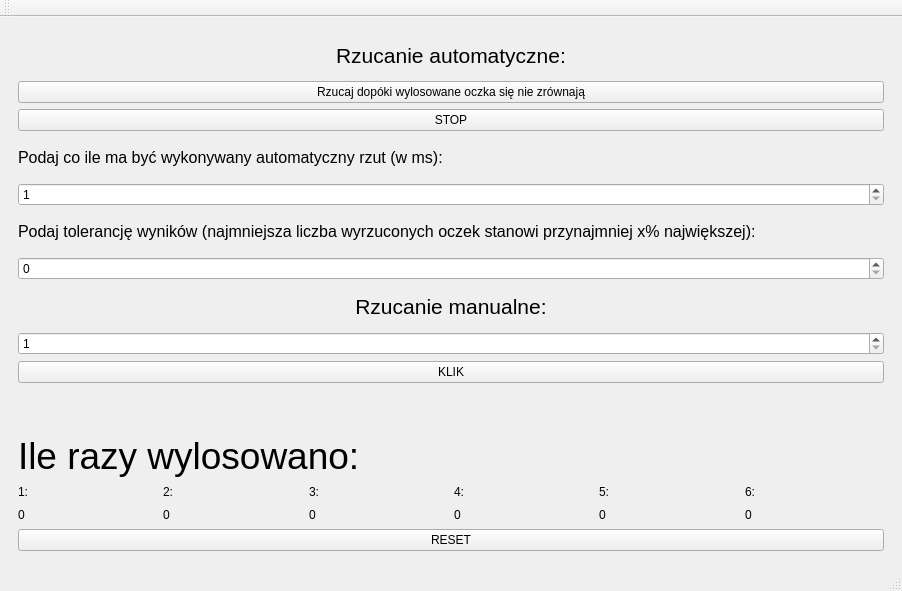
<?xml version="1.0" encoding="UTF-8"?>
<ui version="4.0">
 <class>testqtAppClass</class>
 <widget class="QMainWindow" name="testqtAppClass">
  <property name="geometry">
   <rect>
    <x>0</x>
    <y>0</y>
    <width>902</width>
    <height>591</height>
   </rect>
  </property>
  <property name="windowTitle">
   <string>testqtApp</string>
  </property>
  <widget class="QWidget" name="centralWidget">
   <layout class="QVBoxLayout" name="mainVerticalLayout">
    <property name="spacing">
     <number>6</number>
    </property>
    <property name="leftMargin">
     <number>18</number>
    </property>
    <property name="topMargin">
     <number>18</number>
    </property>
    <property name="rightMargin">
     <number>18</number>
    </property>
    <property name="bottomMargin">
     <number>18</number>
    </property>
    <item>
     <widget class="QLabel" name="label_9">
      <property name="font">
       <font>
        <pointsize>16</pointsize>
       </font>
      </property>
      <property name="text">
       <string>Rzucanie automatyczne:</string>
      </property>
      <property name="alignment">
       <set>Qt::AlignmentFlag::AlignCenter</set>
      </property>
     </widget>
    </item>
    <item>
     <widget class="QPushButton" name="generateUntilBalancedButton">
      <property name="text">
       <string>Rzucaj dopóki wylosowane oczka się nie zrównają</string>
      </property>
     </widget>
    </item>
    <item>
     <widget class="QPushButton" name="stopButton">
      <property name="text">
       <string>STOP</string>
      </property>
     </widget>
    </item>
    <item>
     <widget class="QLabel" name="label_8">
      <property name="font">
       <font>
        <pointsize>12</pointsize>
       </font>
      </property>
      <property name="text">
       <string>Podaj co ile ma być wykonywany automatyczny rzut (w ms):</string>
      </property>
     </widget>
    </item>
    <item>
     <widget class="QSpinBox" name="msBox">
      <property name="minimum">
       <number>1</number>
      </property>
      <property name="maximum">
       <number>1000</number>
      </property>
     </widget>
    </item>
    <item>
     <widget class="QLabel" name="label_7">
      <property name="font">
       <font>
        <pointsize>12</pointsize>
       </font>
      </property>
      <property name="text">
       <string>Podaj tolerancję wyników (najmniejsza liczba wyrzuconych oczek stanowi przynajmniej x% największej):</string>
      </property>
     </widget>
    </item>
    <item>
     <widget class="QSpinBox" name="toleranceSpinBox">
      <property name="maximum">
       <number>100</number>
      </property>
     </widget>
    </item>
    <item>
     <widget class="QLabel" name="label10">
      <property name="font">
       <font>
        <pointsize>16</pointsize>
       </font>
      </property>
      <property name="text">
       <string>Rzucanie manualne:</string>
      </property>
      <property name="alignment">
       <set>Qt::AlignmentFlag::AlignCenter</set>
      </property>
     </widget>
    </item>
    <item>
     <widget class="QSpinBox" name="throwsNumber">
      <property name="minimum">
       <number>1</number>
      </property>
      <property name="maximum">
       <number>1000000</number>
      </property>
     </widget>
    </item>
    <item>
     <widget class="QPushButton" name="generateButton">
      <property name="text">
       <string>KLIK</string>
      </property>
     </widget>
    </item>
    <item>
     <widget class="QLabel" name="resultLabel">
      <property name="font">
       <font>
        <pointsize>26</pointsize>
       </font>
      </property>
      <property name="autoFillBackground">
       <bool>false</bool>
      </property>
      <property name="text">
       <string/>
      </property>
     </widget>
    </item>
    <item>
     <widget class="QLabel" name="attemptsLabel">
      <property name="font">
       <font>
        <pointsize>28</pointsize>
       </font>
      </property>
      <property name="text">
       <string>Ile razy wylosowano:</string>
      </property>
     </widget>
    </item>
    <item>
     <layout class="QHBoxLayout" name="countsLayout">
      <item>
       <layout class="QVBoxLayout">
        <item>
         <widget class="QLabel" name="label">
          <property name="text">
           <string>1:</string>
          </property>
         </widget>
        </item>
        <item>
         <widget class="QLabel" name="label1">
          <property name="text">
           <string>0</string>
          </property>
         </widget>
        </item>
       </layout>
      </item>
      <item>
       <layout class="QVBoxLayout">
        <item>
         <widget class="QLabel" name="label_2">
          <property name="text">
           <string>2:</string>
          </property>
         </widget>
        </item>
        <item>
         <widget class="QLabel" name="label2">
          <property name="text">
           <string>0</string>
          </property>
         </widget>
        </item>
       </layout>
      </item>
      <item>
       <layout class="QVBoxLayout">
        <item>
         <widget class="QLabel" name="label_3">
          <property name="text">
           <string>3:</string>
          </property>
         </widget>
        </item>
        <item>
         <widget class="QLabel" name="label3">
          <property name="text">
           <string>0</string>
          </property>
         </widget>
        </item>
       </layout>
      </item>
      <item>
       <layout class="QVBoxLayout">
        <item>
         <widget class="QLabel" name="label_4">
          <property name="text">
           <string>4:</string>
          </property>
         </widget>
        </item>
        <item>
         <widget class="QLabel" name="label4">
          <property name="text">
           <string>0</string>
          </property>
         </widget>
        </item>
       </layout>
      </item>
      <item>
       <layout class="QVBoxLayout">
        <item>
         <widget class="QLabel" name="label_5">
          <property name="text">
           <string>5:</string>
          </property>
         </widget>
        </item>
        <item>
         <widget class="QLabel" name="label5">
          <property name="text">
           <string>0</string>
          </property>
         </widget>
        </item>
       </layout>
      </item>
      <item>
       <layout class="QVBoxLayout">
        <item>
         <widget class="QLabel" name="label_6">
          <property name="text">
           <string>6:</string>
          </property>
         </widget>
        </item>
        <item>
         <widget class="QLabel" name="label6">
          <property name="text">
           <string>0</string>
          </property>
         </widget>
        </item>
       </layout>
      </item>
     </layout>
    </item>
    <item>
     <widget class="QPushButton" name="resetButton">
      <property name="text">
       <string>RESET</string>
      </property>
     </widget>
    </item>
   </layout>
  </widget>
  <widget class="QMenuBar" name="menuBar">
   <property name="geometry">
    <rect>
     <x>0</x>
     <y>0</y>
     <width>902</width>
     <height>21</height>
    </rect>
   </property>
  </widget>
  <widget class="QToolBar" name="mainToolBar">
   <attribute name="toolBarArea">
    <enum>TopToolBarArea</enum>
   </attribute>
   <attribute name="toolBarBreak">
    <bool>false</bool>
   </attribute>
  </widget>
  <widget class="QStatusBar" name="statusBar"/>
 </widget>
 <layoutdefault spacing="6" margin="11"/>
 <resources>
  <include location="testqtApp.qrc"/>
 </resources>
 <connections/>
</ui>
